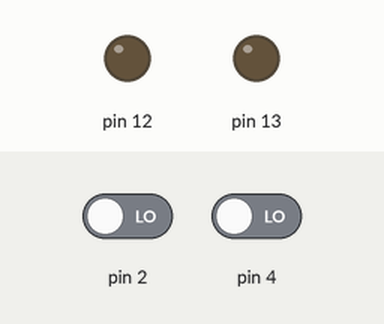
Recording of a sketch running on a simulated Arduino Uno, built with avr-gcc and run on an emulated ATmega328P. Shown: output pins drawn as LEDs (lit = HIGH). Inputs (shaded band) come from the test bench; at power-on: pin 2 LOW, pin 4 LOW.

Above: at 1.2 s.
1.3 s: pin 2 driven HIGH
At 1.9 s:
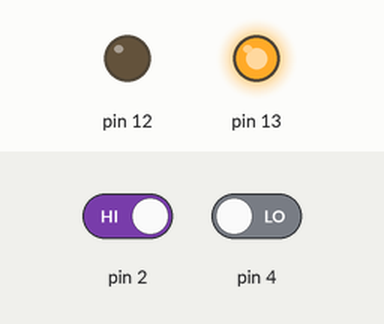
2.8 s: pin 4 driven HIGH
At 3.2 s:
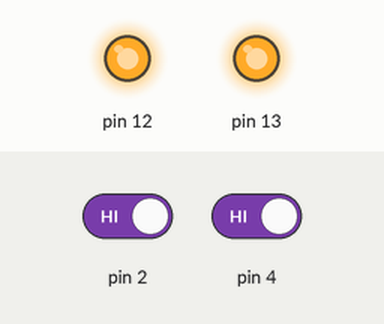
4.3 s: pin 2 driven LOW
At 5.1 s:
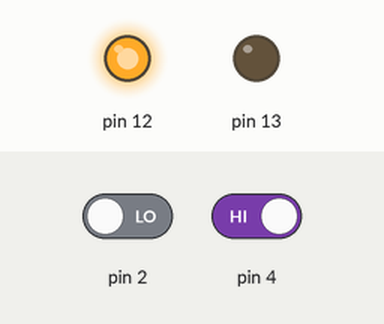
5.8 s: pin 4 driven LOW
At 6.7 s:
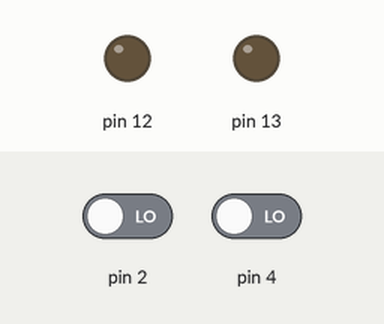
Timing chart, 0 to 8.3 s (numbered marks = the images above; inputs shaded):
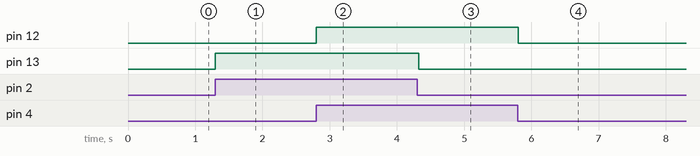

The sketch:

copy_of_pir_motion_sensor_with_arduino_blocks_1.ino
```cpp
int buttonState = 0;

void setup()
{
  pinMode(2, INPUT);
  pinMode(13, OUTPUT);
  pinMode(4,INPUT);
  pinMode(12, OUTPUT);
}

void loop()
{
  buttonState = digitalRead(2);
  if (buttonState == HIGH) {
    digitalWrite(13, HIGH);
    delay(10);
  } else {
    digitalWrite(13, LOW);
  }

   buttonState = digitalRead(4);
  if (buttonState == HIGH) {
    digitalWrite(12, HIGH);
    delay(20);
  } else
     {
    digitalWrite(12, LOW);
  }
}
```

Measured:
- after the input at 1.3 s, pin 13: LOW → HIGH at once
- after the input at 2.8 s, pin 12: LOW → HIGH at once
- after the input at 4.3 s, pin 13: HIGH → LOW at once
- after the input at 5.8 s, pin 12: HIGH → LOW at once
